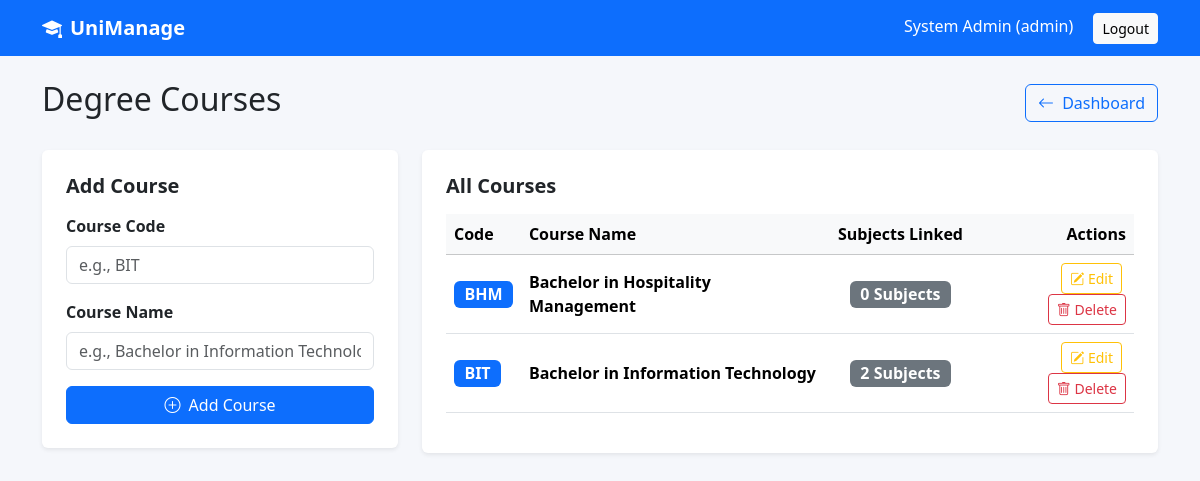
The page /admin/courses.php (signed in) on the database its author committed.
### tables this page shows
CREATE TABLE `courses` (
  `id` int(11) NOT NULL,
  `program_id` int(11) DEFAULT NULL,
  `course_code` varchar(30) NOT NULL,
  `course_name` varchar(150) NOT NULL,
  `credit_hour` int(11) NOT NULL DEFAULT 3,
  `lecturer_id` int(11) DEFAULT NULL
);

### config/auth.php (called while the page is built, shortened)
<?php
function e($value) {
    return htmlspecialchars((string)$value, ENT_QUOTES, 'UTF-8');
}

### admin/courses.php (the view, shortened to what this page needs)
<?php
require_once "../config/auth.php";
require_once "../config/database.php";
$courses = $pdo->query("
    SELECT c.*, COUNT(s.id) AS total_subjects
    FROM courses c
    LEFT JOIN subjects s ON s.course_id = c.id
    GROUP BY c.id
    ORDER BY c.course_name ASC
")->fetchAll();
include "../partials/header.php";
?>
<div class="d-flex justify-content-between align-items-center mb-4">
    <h2>Degree Courses</h2>
    <a href="dashboard.php" class="btn btn-outline-primary"><i class="bi bi-arrow-left me-1"></i> Dashboard</a>
</div>
<div class="row g-4">
    <div class="col-md-4">
        <div class="card p-4 shadow-sm">
            <h5 class="fw-bold mb-3">Add Course</h5>
            <form method="post">
                <div class="mb-3">
                    <label class="form-label fw-bold">Course Code</label>
                    <input type="text" name="course_code" class="form-control" placeholder="e.g., BIT" required>
                </div>
                <div class="mb-3">
                    <label class="form-label fw-bold">Course Name</label>
                    <input type="text" name="course_name" class="form-control" placeholder="e.g., Bachelor in Information Technology" required>
                </div>
                <button type="submit" class="btn btn-primary w-100"><i class="bi bi-plus-circle me-1"></i> Add Course</button>
            </form>
        </div>
    </div>
    <div class="col-md-8">
        <div class="card p-4 shadow-sm">
            <h5 class="fw-bold mb-3">All Courses</h5>
            <div class="table-responsive">
                <table class="table table-hover align-middle">
                    <thead class="table-light">
                        <tr>
                            <th>Code</th>
                            <th>Course Name</th>
                            <th class="text-center">Subjects Linked</th>
                            <th class="text-end">Actions</th>
                        </tr>
                    </thead>
                    <tbody>
                        <?php if (empty($courses)): ?>
                            <tr><td colspan="4" class="text-center text-muted">No courses registered.</td></tr>
                        <?php else: ?>
                            <?php foreach ($courses as $c): ?>
                                <tr>
                                    <td><span class="badge bg-primary fs-6"><?= e($c['course_code']) ?></span></td>
                                    <td><strong><?= e($c['course_name']) ?></strong></td>
                                    <td class="text-center">
                                        <span class="badge bg-secondary fs-6"><?= $c['total_subjects'] ?> Subjects</span>
                                    </td>
                                    <td class="text-end">
                                        <button type="button"
                                                class="btn btn-sm btn-outline-warning me-1"
                                                data-bs-toggle="modal"
                                                data-bs-target="#editModal<?= $c['id'] ?>">
                                            <i class="bi bi-pencil-square"></i> Edit
                                        </button>
                                        <a href="courses.php?action=delete&id=<?= $c['id'] ?>"
                                           class="btn btn-sm btn-outline-danger"
                                           onclick="return confirm('Are you sure you want to delete this course?');">
                                           <i class="bi bi-trash"></i> Delete
                                        </a>
                                    </td>
                                </tr>
                            <?php endforeach; ?>
                        <?php endif; ?>
                    </tbody>
                </table>
            </div>
        </div>
    </div>
</div>
<?php include "../partials/footer.php"; ?>

### assets/css/style.css (style rules this page uses)
body { background:#f5f7fb }
.card { border:0;box-shadow:0 4px 18px rgba(0,0,0,.06) }
.table td,.table th { vertical-align:middle }

### rows shown on the page
courses: course_code "BHM", course_name "Bachelor in Hospitality Management", total_subjects "0"
courses: course_code "BIT", course_name "Bachelor in Information Technology", total_subjects "2"

### other values the page prints
$_SESSION['user']['name'] "System Admin"
$_SESSION['user']['role'] "admin"
